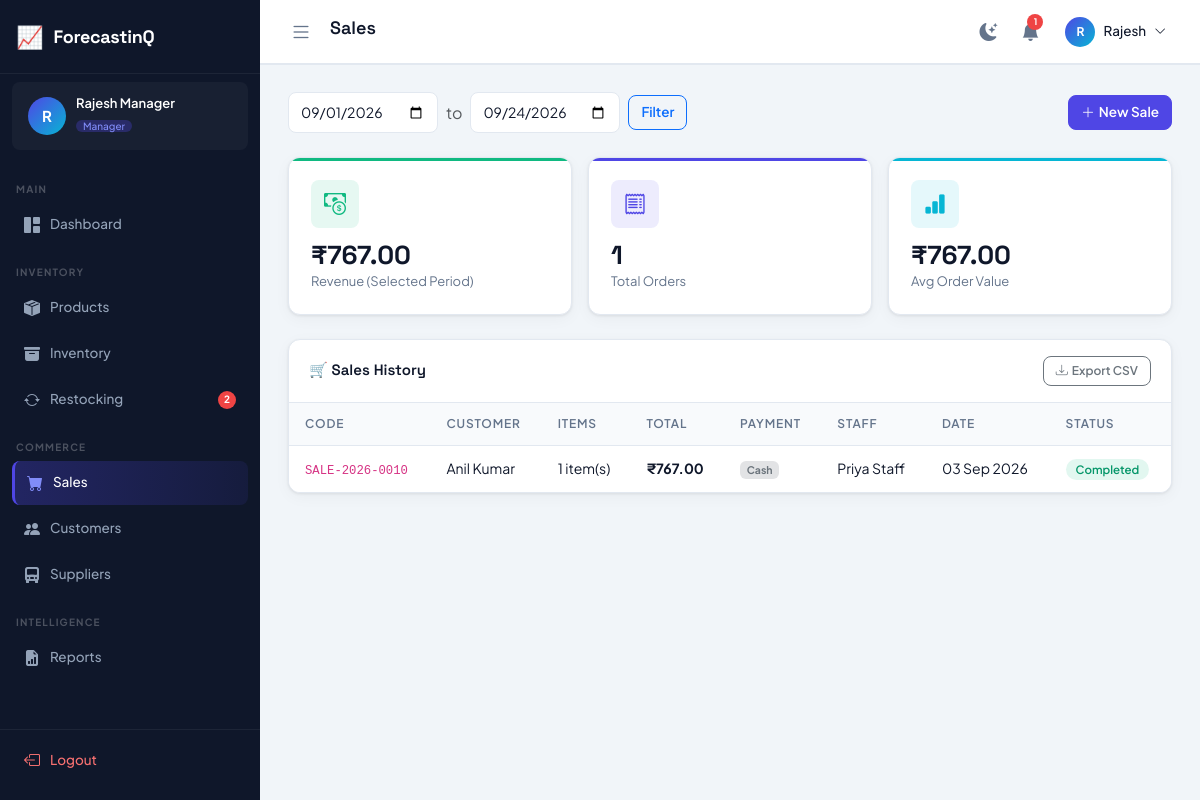
/sales/ (signed in), run on the app's committed database.
### tables this page shows
CREATE TABLE sales (
    id INTEGER PRIMARY KEY AUTOINCREMENT,
    sale_code VARCHAR(30) UNIQUE NOT NULL,
    customer_id INTEGER,
    user_id INTEGER,
    total_amount DECIMAL(15,2) NOT NULL DEFAULT 0.00,
    discount DECIMAL(10,2) DEFAULT 0.00,
    tax DECIMAL(10,2) DEFAULT 0.00,
    grand_total DECIMAL(15,2) NOT NULL DEFAULT 0.00,
    payment_method VARCHAR(20) DEFAULT 'cash' CHECK(payment_method IN ('cash','card','online','upi')),
    status VARCHAR(20) DEFAULT 'completed' CHECK(status IN ('completed','pending','cancelled')),
    sale_date DATE NOT NULL,
    notes TEXT,
    created_at TIMESTAMP DEFAULT CURRENT_TIMESTAMP,
    FOREIGN KEY (customer_id) REFERENCES customers(id) ON DELETE SET NULL,
    FOREIGN KEY (user_id) REFERENCES users(id) ON DELETE SET NULL
);

CREATE TABLE customers (
    id INTEGER PRIMARY KEY AUTOINCREMENT,
    customer_code VARCHAR(20) UNIQUE NOT NULL,
    name VARCHAR(150) NOT NULL,
    email VARCHAR(150),
    phone VARCHAR(20),
    address TEXT,
    city VARCHAR(100),
    country VARCHAR(100),
    total_purchases DECIMAL(15,2) DEFAULT 0.00,
    status VARCHAR(20) DEFAULT 'active' CHECK(status IN ('active','inactive')),
    created_at TIMESTAMP DEFAULT CURRENT_TIMESTAMP,
    updated_at TIMESTAMP DEFAULT CURRENT_TIMESTAMP
);

CREATE TABLE users (
    id INTEGER PRIMARY KEY AUTOINCREMENT,
    full_name VARCHAR(150) NOT NULL,
    email VARCHAR(150) NOT NULL UNIQUE,
    username VARCHAR(100) NOT NULL UNIQUE,
    phone VARCHAR(20),
    password_hash VARCHAR(255) NOT NULL,
    role VARCHAR(20) DEFAULT 'staff' CHECK(role IN ('admin','manager','staff')),
    status VARCHAR(20) DEFAULT 'active' CHECK(status IN ('active','inactive')),
    last_login DATETIME,
    remember_token VARCHAR(255),
    created_at TIMESTAMP DEFAULT CURRENT_TIMESTAMP,
    updated_at TIMESTAMP DEFAULT CURRENT_TIMESTAMP
);

### blueprints/sales.py (the view, shortened to what this page needs)
@bp.route("/", methods=["GET", "POST"])
@login_required
def index():
    date_from = request.args.get("from") or date.today().replace(day=1).isoformat()
    date_to = request.args.get("to") or date.today().isoformat()
    page = max(1, int(request.args.get("page") or 1))
    per_page = 10
    offset = (page - 1) * per_page
    sales = dbFetchAll(
        """
        SELECT s.*, c.name AS customer_name, u.full_name AS staff_name
        FROM sales s
        LEFT JOIN customers c ON c.id=s.customer_id
        LEFT JOIN users u ON u.id=s.user_id
        WHERE s.sale_date BETWEEN ? AND ?
        ORDER BY s.created_at DESC LIMIT ? OFFSET ?
        """,
        (date_from, date_to, per_page, offset),
    )
    for s in sales:
        item_count = dbFetchOne("SELECT COUNT(*) AS v FROM sales_items WHERE sale_id=?", (s["id"],))
        s["item_count"] = item_count["v"] if item_count else 0
    total_count = dbFetchOne("SELECT COUNT(*) AS v FROM sales WHERE sale_date BETWEEN ? AND ?", (date_from, date_to))
    total_revenue = dbFetchOne(
        "SELECT COALESCE(SUM(grand_total),0) AS v FROM sales WHERE status='completed' AND sale_date BETWEEN ? AND ?",
        (date_from, date_to),
    )
    total_pages = (total_count["v"] + per_page - 1) // per_page if total_count["v"] else 0
    customers = dbFetchAll("SELECT * FROM customers WHERE status='active' ORDER BY name")
    products = dbFetchAll("SELECT id, name, selling_price, stock_quantity FROM products WHERE status='active' AND stock_quantity>0 ORDER BY name")
    avg_order = (total_revenue["v"] / total_count["v"]) if total_count["v"] else 0
    products_json = json.dumps([
        {"id": p["id"], "name": p["name"], "price": p["selling_price"], "stock": p["stock_quantity"]}
        for p in products
    ])
    return render_template(
        "sales/index.html",
        page_title="Sales", active_menu="sales",
        sales=sales, total_count=total_count["v"], total_revenue=total_revenue["v"],
        avg_order=avg_order, total_pages=total_pages, page=page,
        date_from=date_from, date_to=date_to,
        customers=customers, products=products, products_json=products_json,
    )

### db.py (called while the page is built)
def get_db():
    if "db" not in g:
        g.db = sqlite3.connect(current_app.config["DATABASE_PATH"])
        g.db.row_factory = sqlite3.Row
        g.db.execute("PRAGMA foreign_keys = ON")
    return g.db

def _row_to_dict(row):
    return dict(row) if row is not None else None

def dbFetchAll(sql, params=()):
    cur = get_db().execute(sql, params)
    return [dict(r) for r in cur.fetchall()]

def dbFetchOne(sql, params=()):
    cur = get_db().execute(sql, params)
    row = cur.fetchone()
    return _row_to_dict(row)

### utils.py (called while the page is built)
def is_logged_in() -> bool:
    return bool(session.get("user_id"))

def get_current_user() -> dict:
    return {
        "id": session.get("user_id", 0),
        "name": session.get("user_name", ""),
        "email": session.get("user_email", ""),
        "role": session.get("user_role", ""),
        "username": session.get("username", ""),
    }

def login_required(view):
    @wraps(view)
    def wrapped(*args, **kwargs):
        if not is_logged_in():
            return redirect(url_for("auth.login"))
        return view(*args, **kwargs)
    return wrapped

def generate_csrf() -> str:
    if "csrf_token" not in session:
        session["csrf_token"] = secrets.token_hex(32)
    return session["csrf_token"]

def format_currency(amount) -> str:
    try:
        return "\u20b9" + f"{float(amount):,.2f}"
    except (TypeError, ValueError):
        return "\u20b90.00"

def format_date(value) -> str:
    if not value:
        return ""
    dt = _to_datetime(value)
    return dt.strftime("%d %b %Y") if dt else str(value)

def format_datetime(value) -> str:
    if not value:
        return ""
    dt = _to_datetime(value)
    return dt.strftime("%d %b %Y, %I:%M %p") if dt else str(value)

def _to_datetime(value):
    if isinstance(value, (datetime, date)):
        return value
    if not isinstance(value, str):
        return None
    for fmt in ("%Y-%m-%d %H:%M:%S", "%Y-%m-%d", "%Y-%m-%dT%H:%M:%S"):
        try:
            return datetime.strptime(value, fmt)
        except ValueError:
            continue
    return None

def get_unread_notifications():
    user = get_current_user()
    return dbFetchAll(
        "SELECT * FROM notifications WHERE user_id = ? AND is_read = 0 ORDER BY created_at DESC LIMIT 10",
        (user["id"],),
    )

def get_low_stock_count() -> int:
    row = dbFetchOne(
        "SELECT COUNT(*) AS cnt FROM products WHERE stock_quantity <= min_stock_level AND status='active'"
    )
    return int(row["cnt"]) if row else 0

### templates/sales/index.html (shortened to what this page needs)
{% extends "base.html" %}
{% block content %}
<div class="d-flex align-items-center justify-content-between mb-4 flex-wrap gap-3">
    <form class="d-flex gap-2 align-items-center flex-wrap" method="GET">
        <input type="date" name="from" value="{{ date_from }}" class="form-control" style="width:150px;"/>
        <span class="text-muted">to</span>
        <input type="date" name="to" value="{{ date_to }}" class="form-control" style="width:150px;"/>
        <button type="submit" class="btn btn-outline-primary">Filter</button>
    </form>
    <button class="btn btn-primary" data-bs-toggle="modal" data-bs-target="#newSaleModal">
        <i class="bi bi-plus-lg me-1"></i>New Sale
    </button>
</div>
<div class="row g-3 mb-4">
    <div class="col-md-4">
        <div class="stat-card" style="--card-color:#10b981;--card-icon-bg:rgba(16,185,129,0.1)">
            <div class="stat-card-icon"><i class="bi bi-cash-coin" style="color:#10b981"></i></div>
            <div class="stat-card-value">{{ fmt_currency(total_revenue) }}</div>
            <div class="stat-card-label">Revenue (Selected Period)</div>
        </div>
    </div>
    <div class="col-md-4">
        <div class="stat-card" style="--card-color:#4f46e5;--card-icon-bg:rgba(79,70,229,0.1)">
            <div class="stat-card-icon"><i class="bi bi-receipt" style="color:#4f46e5"></i></div>
            <div class="stat-card-value">{{ total_count }}</div>
            <div class="stat-card-label">Total Orders</div>
        </div>
    </div>
    <div class="col-md-4">
        <div class="stat-card" style="--card-color:#06b6d4;--card-icon-bg:rgba(6,182,212,0.1)">
            <div class="stat-card-icon"><i class="bi bi-bar-chart-fill" style="color:#06b6d4"></i></div>
            <div class="stat-card-value">{{ fmt_currency(avg_order) }}</div>
            <div class="stat-card-label">Avg Order Value</div>
        </div>
    </div>
</div>
<div class="table-card">
    <div class="table-card-header">
        <span class="table-card-title">🛒 Sales History</span>
        <a href="{{ url_for('reports.export') }}?type=sales&from={{ date_from }}&to={{ date_to }}" class="btn btn-sm btn-outline-secondary">
            <i class="bi bi-download me-1"></i>Export CSV
        </a>
    </div>
    <div class="table-responsive">
        <table class="table">
            <thead><tr><th>Code</th><th>Customer</th><th>Items</th><th>Total</th><th>Payment</th><th>Staff</th><th>Date</th><th>Status</th></tr></thead>
            <tbody>
            {% if not sales %}
            <tr><td colspan="8"><div class="empty-state"><i class="bi bi-receipt"></i><p>No sales found for selected period.</p></div></td></tr>
            {% else %}
            {% for s in sales %}
            <tr>
                <td><code>{{ s.sale_code }}</code></td>
                <td>{{ s.customer_name or 'Walk-in' }}</td>
                <td>{{ s.item_count }} item(s)</td>
                <td class="fw-700">{{ fmt_currency(s.grand_total) }}</td>
                <td><span class="badge bg-secondary-subtle text-secondary">{{ s.payment_method|capitalize }}</span></td>
                <td>{{ s.staff_name or '—' }}</td>
                <td>{{ fmt_date(s.sale_date) }}</td>
                <td><span class="badge-status badge-{{ s.status }}">{{ s.status|capitalize }}</span></td>
            </tr>
            {% endfor %}
            {% endif %}
            </tbody>
        </table>
    </div>
</div>
{% endblock %}

### static/css/app.css (style rules this page uses)
:root { --primary: #4f46e5; --primary-dark: #3730a3; --primary-light: #818cf8; --accent: #06b6d4; --success: #10b981; --warning: #f59e0b; --danger: #ef4444; --info: #3b82f6; --bg: #f1f5f9; --surface: #ffffff; --surface-2: #f8fafc; --border: #e2e8f0; --border-light: #f1f5f9; --text-primary: #0f172a; --text-secondary:#64748b; --text-muted: #94a3b8; --sidebar-bg: #0f172a; --sidebar-text: #94a3b8; --sidebar-active:#4f46e5; --sidebar-hover: rgba(255,255,255,0.07); --sidebar-width: 260px; --topbar-bg: #ffffff; --topbar-height: 64px; --radius: 12px; --radius-sm: 8px; --radius-lg: 16px; --shadow: 0 1px 3px rgba(0,0,0,0.08), 0 4px 16px rgba(0,0,0,0.04); --shadow-md: 0 4px 24px rgba(0,0,0,0.10); --font-main: 'Plus Jakarta Sans', sans-serif; --font-head: 'Space Grotesk', sans-serif; --transition: 0.22s cubic-bezier(0.4,0,0.2,1); }
*, *::before, *::after { box-sizing: border-box; margin: 0; padding: 0; }
html { scroll-behavior: smooth; }
body { font-family: var(--font-main); background: var(--bg); color: var(--text-primary); display: flex; min-height: 100vh; overflow-x: hidden; transition: background var(--transition), color var(--transition); }
.stat-card { background: var(--surface); border: 1px solid var(--border); border-radius: var(--radius); padding: 22px; box-shadow: var(--shadow); transition: transform var(--transition), box-shadow var(--transition); position: relative; overflow: hidden; }
.stat-card::after { content: ''; position: absolute; top: 0; left: 0; right: 0; height: 3px; background: var(--card-color, var(--primary)); }
.stat-card-icon { width: 48px; height: 48px; border-radius: var(--radius-sm); display: flex; align-items: center; justify-content: center; font-size: 22px; margin-bottom: 14px; background: var(--card-icon-bg, rgba(79,70,229,0.1)); }
.stat-card-value { font-family: var(--font-head); font-size: 26px; font-weight: 700; color: var(--text-primary); line-height: 1; }
.stat-card-label { font-size: 13px; color: var(--text-secondary); margin-top: 4px; }
.table-card { background: var(--surface); border: 1px solid var(--border); border-radius: var(--radius); box-shadow: var(--shadow); overflow: hidden; }
.table-card-header { display: flex; align-items: center; justify-content: space-between; padding: 16px 20px; border-bottom: 1px solid var(--border); flex-wrap: wrap; gap: 10px; }
.table-card-title { font-family: var(--font-head); font-size: 15px; font-weight: 600; color: var(--text-primary); }
.table { margin: 0; }
.table thead th { background: var(--surface-2); color: var(--text-secondary); font-size: 12px; font-weight: 600; text-transform: uppercase; letter-spacing: 0.8px; padding: 12px 16px; border-bottom: 1px solid var(--border); border-top: none; }
.table tbody td { padding: 12px 16px; font-size: 14px; color: var(--text-primary); vertical-align: middle; border-bottom: 1px solid var(--border-light); }
.table tbody tr:last-child td { border-bottom: none; }
.badge-status { padding: 3px 10px; border-radius: 20px; font-size: 11.5px; font-weight: 600; }
.badge-completed { background: rgba(16,185,129,0.12); color: #059669; }
.form-control, .form-select { background: var(--surface); border: 1px solid var(--border); color: var(--text-primary); border-radius: var(--radius-sm); padding: 9px 12px; font-size: 14px; font-family: var(--font-main); transition: border-color var(--transition), box-shadow var(--transition); }
.btn { border-radius: var(--radius-sm); font-weight: 600; font-family: var(--font-main); font-size: 13.5px; transition: all var(--transition); }
.btn-primary { background: var(--primary); border-color: var(--primary); }
.btn-sm { font-size: 12px; padding: 5px 12px; }
.fw-700 { font-weight: 700; }

### data on the page
sales: sale_code "SALE-2026-0010", name "Anil Kumar", item_count "1", grand_total "₹767.00", payment_method "Cash", full_name "Priya Staff", sale_date "03 Sep 2026", status "Completed"

### other printed values
{{ app_name }} "ForecastinQ"
{{ (current_user.name or '?')[0]|upper }} "R"
{{ current_user.name }} "Rajesh Manager"
{{ current_user.role|capitalize }} "Manager"
{{ low_stock_count }} "2"
{{ page_title|default('Dashboard') }} "Sales"
{{ notif_count }} "1"
{{ current_user.name.split(' ')[0] if current_user.name else '' }} "Rajesh"
{{ fmt_currency(total_revenue) }} "₹767.00"
{{ total_count }} "1"
{{ fmt_currency(avg_order) }} "₹767.00"
